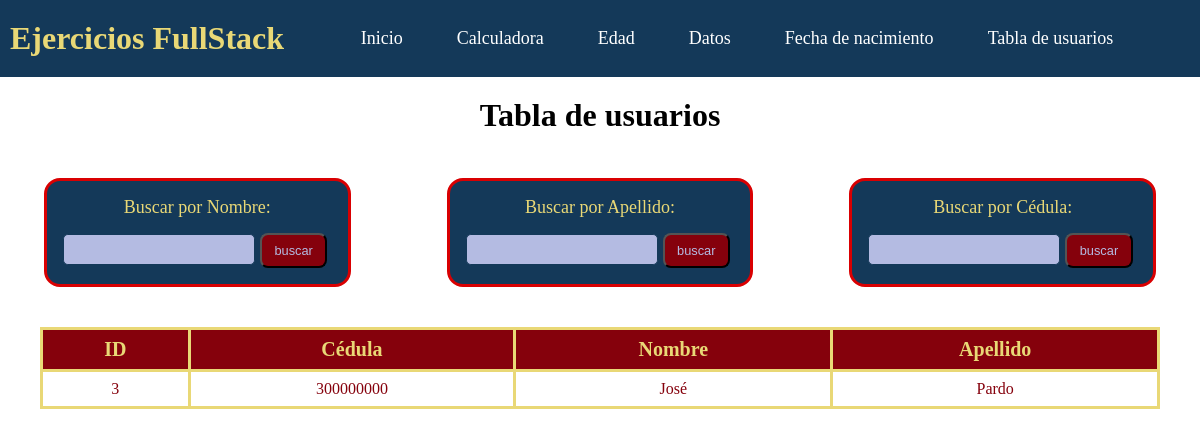
Page /5ejercicio.php?nombre=José on the committed database.
### tables this page shows
CREATE TABLE IF NOT EXISTS `usuarios` (
  `id` int NOT NULL AUTO_INCREMENT,
  `nombre` varchar(60) NOT NULL,
  `apellido` varchar(60) NOT NULL,
  `cedula` int NOT NULL,
  PRIMARY KEY (`id`)
);

### include/funciones.php (called while the page is built, shortened)
<?php
function BuscarNombre($texto){
    require 'database.php';
    $sql = "SELECT * from usuarios WHERE nombre LIKE '%".$texto."%';";
    $consulta = mysqli_query($db,$sql);
    return $consulta;
}

### 5ejercicio.php (the view, shortened to what this page needs)
<?php
    require 'include/header.php';
    require 'Include/funciones.php';
    $usuarios = ObtenerUsuarios();
    if (isset($_GET['nombre'])) {
        $usuarios = BuscarNombre($_GET['nombre']);
    }
?>
<!DOCTYPE html>
    <html lang="en">
    <head>
        <link rel="stylesheet" href="css/styles5ejercicio.css">
    </head>
    <body>
        <h1 class="titulo">Tabla de usuarios</h1>
        <div class="contenedor">
            <div class="formulario-busqueda">
                <form class="formulario" action="" method="get">
                    <label for="nombre"> Buscar por Nombre:</label>
                    <input type="text" name="nombre" id="nombre">
                    <input type="submit" value="buscar" class="boton">
                </form>
            </div>
            <div class="formulario-busqueda">
                <form class="formulario" action="" method="get">
                    <label for="apellido">Buscar por Apellido:</label>
                    <input type="text" name="apellido" id="apellido">
                    <input type="submit" value="buscar" class="boton">
                </form>
            </div>
            <div class="formulario-busqueda">
                <form class="formulario" action="" method="get">
                    <label for="cedula">Buscar por Cédula:</label>
                    <input type="number" name="cedula" id="cedula">
                    <input type="submit" value="buscar" class="boton">
                </form>
            </div>
        </div>
        <div class="contenedor-tabla">
            <table>
                <thead>
                    <tr>
                        <th>ID</th>
                        <th>Cédula</th>
                        <th>Nombre</th>
                        <th>Apellido</th>
                    </tr>
                </thead>
                <?php  while($usuario = mysqli_fetch_assoc($usuarios)){
                        ?>
                    <tr>
                        <td><?php echo($usuario['id']); ?></td>
                        <td><?php echo($usuario['cedula']); ?></td>
                        <td><?php echo($usuario['nombre']); ?></td>
                        <td><?php echo($usuario['apellido']); ?></td>
                    </tr>
                <?php } ?>
            </table>
        </div>
    </body>
</html>

### css/styles.css (style rules this page uses)
:root { --color-1: #143959; --color-2: #A4E0DF; --color-3: #4ED998; --color-4: #E9D876; --color-5: #85010c; --color-6: #b4bbe2; --color-7: #d90002; }
* { padding: 0%; margin: 0%; }

### css/styles5ejercicio.css (style rules this page uses)
:root { --color-1: #143959; --color-2: #A4E0DF; --color-3: #4ED998; --color-4: #E9D876; --color-5: #85010c; --color-6: #b4bbe2; --color-7: #d90002; }
table, th, td { border: 3px solid var(--color-4); border-collapse: collapse; padding: 0.5rem; }
table { width: 100%; }
th { color: var(--color-4); background-color: var(--color-5); font-size: 20px; }
tr { text-align: center; }
tr:nth-child(odd) { background-color: #ffff; color: var(--color-5) }
.titulo { text-align: center; margin: 5px 5px 5px ; padding: 15px; }
.contenedor { display: grid; gap: 2.5rem; grid-template-columns: repeat(3,1fr); padding: 1rem; }
.formulario-busqueda { display: flex; justify-content: center; align-items: center; padding: 0.5rem; }
.formulario { background-color: var(--color-1); border-radius: 1rem; border: 3px solid var(--color-7); padding: 1rem; width: 100%; margin: 0 20px; font-size: 20px; }
.formulario label { display: block; font-size: 18px; color: var(--color-4); text-align: center; }
.formulario input:not([type="submit"]) { height: 1.7rem; width: 70%; background-color: var(--color-6); border: 1px solid var(--color-1); border-radius: 0.3rem; font-size: 1rem; padding: 1px; margin-top: 1rem; color: var(--color-5); }
.formulario input[type="submit"] { background-color: var(--color-5); color: var(--color-6); font-size: 0.5rem; padding: 0.5rem; font-size: 0.8rem; width: 25%; border-radius: 0.5rem; }
.contenedor-tabla { margin: 1rem 2.5rem 2.5rem; }

### rows in the picture
usuarios: id "3", cedula "300000000", nombre "José", apellido "Pardo"
